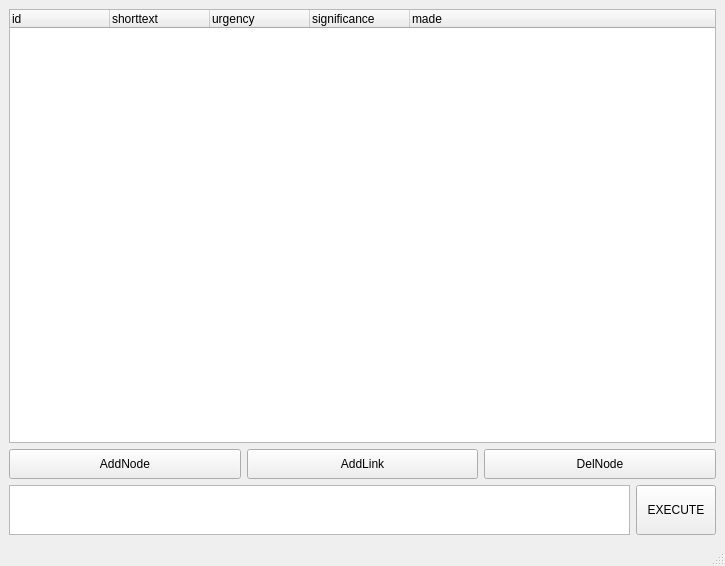
<?xml version="1.0" encoding="UTF-8"?>
<ui version="4.0">
 <class>MainWindow</class>
 <widget class="QMainWindow" name="MainWindow">
  <property name="geometry">
   <rect>
    <x>0</x>
    <y>0</y>
    <width>725</width>
    <height>566</height>
   </rect>
  </property>
  <property name="windowTitle">
   <string>MainWindow</string>
  </property>
  <property name="layoutDirection">
   <enum>Qt::LeftToRight</enum>
  </property>
  <widget class="QWidget" name="centralwidget">
   <layout class="QVBoxLayout" name="verticalLayout_2">
    <item>
     <layout class="QVBoxLayout" name="verticalLayout" stretch="9,1,0">
      <item>
       <widget class="QTreeWidget" name="treeWidget">
        <column>
         <property name="text">
          <string>id</string>
         </property>
        </column>
        <column>
         <property name="text">
          <string>shorttext</string>
         </property>
        </column>
        <column>
         <property name="text">
          <string>urgency</string>
         </property>
        </column>
        <column>
         <property name="text">
          <string>significance</string>
         </property>
        </column>
        <column>
         <property name="text">
          <string>made</string>
         </property>
        </column>
       </widget>
      </item>
      <item>
       <layout class="QHBoxLayout" name="horizontalLayout">
        <item>
         <widget class="QPushButton" name="pushButton_2">
          <property name="minimumSize">
           <size>
            <width>0</width>
            <height>30</height>
           </size>
          </property>
          <property name="text">
           <string>AddNode</string>
          </property>
         </widget>
        </item>
        <item>
         <widget class="QPushButton" name="pushButton_3">
          <property name="minimumSize">
           <size>
            <width>0</width>
            <height>30</height>
           </size>
          </property>
          <property name="text">
           <string>AddLink</string>
          </property>
         </widget>
        </item>
        <item>
         <widget class="QPushButton" name="pushButton_4">
          <property name="minimumSize">
           <size>
            <width>0</width>
            <height>30</height>
           </size>
          </property>
          <property name="text">
           <string>DelNode</string>
          </property>
         </widget>
        </item>
       </layout>
      </item>
      <item>
       <layout class="QHBoxLayout" name="horizontalLayout_2">
        <property name="sizeConstraint">
         <enum>QLayout::SetMaximumSize</enum>
        </property>
        <property name="leftMargin">
         <number>0</number>
        </property>
        <item>
         <widget class="QPlainTextEdit" name="plainTextEdit">
          <property name="maximumSize">
           <size>
            <width>16777215</width>
            <height>50</height>
           </size>
          </property>
         </widget>
        </item>
        <item>
         <widget class="QPushButton" name="pushButton">
          <property name="minimumSize">
           <size>
            <width>0</width>
            <height>50</height>
           </size>
          </property>
          <property name="text">
           <string>EXECUTE</string>
          </property>
         </widget>
        </item>
       </layout>
      </item>
     </layout>
    </item>
   </layout>
  </widget>
  <widget class="QMenuBar" name="menubar">
   <property name="geometry">
    <rect>
     <x>0</x>
     <y>0</y>
     <width>725</width>
     <height>21</height>
    </rect>
   </property>
  </widget>
  <widget class="QStatusBar" name="statusbar"/>
 </widget>
 <resources/>
 <connections/>
</ui>
